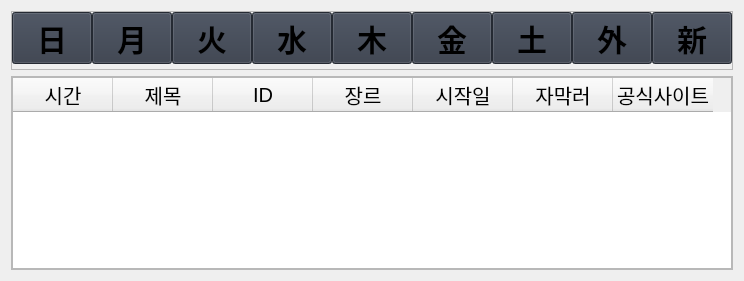
                     <widget class="QWidget" name="anime_schedule">
                      <layout class="QVBoxLayout" name="verticalLayout_20">
                       <item>
                        <widget class="QFrame" name="pushButton_week">
                         <property name="sizePolicy">
                          <sizepolicy hsizetype="Preferred" vsizetype="Preferred">
                           <horstretch>0</horstretch>
                           <verstretch>1</verstretch>
                          </sizepolicy>
                         </property>
                         <property name="frameShape">
                          <enum>QFrame::StyledPanel</enum>
                         </property>
                         <property name="frameShadow">
                          <enum>QFrame::Raised</enum>
                         </property>
                         <layout class="QHBoxLayout" name="horizontalLayout_6">
                          <property name="spacing">
                           <number>0</number>
                          </property>
                          <property name="leftMargin">
                           <number>0</number>
                          </property>
                          <property name="topMargin">
                           <number>0</number>
                          </property>
                          <property name="rightMargin">
                           <number>0</number>
                          </property>
                          <property name="bottomMargin">
                           <number>5</number>
                          </property>
                          <item>
                           <widget class="QPushButton" name="pushButton_sun">
                            <property name="sizePolicy">
                             <sizepolicy hsizetype="Minimum" vsizetype="Expanding">
                              <horstretch>0</horstretch>
                              <verstretch>0</verstretch>
                             </sizepolicy>
                            </property>
                            <property name="font">
                             <font>
                              <family>Segoe UI</family>
                              <pointsize>-1</pointsize>
                              <weight>75</weight>
                              <italic>false</italic>
                              <bold>true</bold>
                             </font>
                            </property>
                            <property name="styleSheet">
                             <string notr="true">background-color: rgb(52, 59, 72);
font-size: 30px; font-weight: bold;
</string>
                            </property>
                            <property name="text">
                             <string>日</string>
                            </property>
                           </widget>
                          </item>
                          <item>
                           <widget class="QPushButton" name="pushButton_mon">
                            <property name="sizePolicy">
                             <sizepolicy hsizetype="Minimum" vsizetype="Expanding">
                              <horstretch>0</horstretch>
                              <verstretch>0</verstretch>
                             </sizepolicy>
                            </property>
                            <property name="font">
                             <font>
                              <family>Segoe UI</family>
                              <pointsize>-1</pointsize>
                              <weight>75</weight>
                              <italic>false</italic>
                              <bold>true</bold>
                             </font>
                            </property>
                            <property name="styleSheet">
                             <string notr="true">background-color: rgb(52, 59, 72);
font-size: 30px; font-weight: bold;</string>
                            </property>
                            <property name="text">
                             <string>月</string>
                            </property>
                           </widget>
                          </item>
                          <item>
                           <widget class="QPushButton" name="pushButton_tue">
                            <property name="sizePolicy">
                             <sizepolicy hsizetype="Minimum" vsizetype="Expanding">
                              <horstretch>0</horstretch>
                              <verstretch>0</verstretch>
                             </sizepolicy>
                            </property>
                            <property name="font">
                             <font>
                              <family>Segoe UI</family>
                              <pointsize>-1</pointsize>
                              <weight>75</weight>
                              <italic>false</italic>
                              <bold>true</bold>
                             </font>
                            </property>
                            <property name="styleSheet">
                             <string notr="true">background-color: rgb(52, 59, 72);
font-size: 30px; font-weight: bold;</string>
                            </property>
                            <property name="text">
                             <string>火</string>
                            </property>
                           </widget>
                          </item>
                          <item>
                           <widget class="QPushButton" name="pushButton_wed">
                            <property name="sizePolicy">
                             <sizepolicy hsizetype="Minimum" vsizetype="Expanding">
                              <horstretch>0</horstretch>
                              <verstretch>0</verstretch>
                             </sizepolicy>
                            </property>
                            <property name="font">
                             <font>
                              <family>Segoe UI</family>
                              <pointsize>-1</pointsize>
                              <weight>75</weight>
                              <italic>false</italic>
                              <bold>true</bold>
                             </font>
                            </property>
                            <property name="styleSheet">
                             <string notr="true">background-color: rgb(52, 59, 72);
font-size: 30px; font-weight: bold;</string>
                            </property>
                            <property name="text">
                             <string>水</string>
                            </property>
                           </widget>
                          </item>
                          <item>
                           <widget class="QPushButton" name="pushButton_thu">
                            <property name="sizePolicy">
                             <sizepolicy hsizetype="Minimum" vsizetype="Expanding">
                              <horstretch>0</horstretch>
                              <verstretch>0</verstretch>
                             </sizepolicy>
                            </property>
                            <property name="font">
                             <font>
                              <family>Segoe UI</family>
                              <pointsize>-1</pointsize>
                              <weight>75</weight>
                              <italic>false</italic>
                              <bold>true</bold>
                             </font>
                            </property>
                            <property name="styleSheet">
                             <string notr="true">background-color: rgb(52, 59, 72);
font-size: 30px; font-weight: bold;</string>
                            </property>
                            <property name="text">
                             <string>木</string>
                            </property>
                           </widget>
                          </item>
                          <item>
                           <widget class="QPushButton" name="pushButton_fri">
                            <property name="sizePolicy">
                             <sizepolicy hsizetype="Minimum" vsizetype="Expanding">
                              <horstretch>0</horstretch>
                              <verstretch>0</verstretch>
                             </sizepolicy>
                            </property>
                            <property name="font">
                             <font>
                              <family>Segoe UI</family>
                              <pointsize>-1</pointsize>
                              <weight>75</weight>
                              <italic>false</italic>
                              <bold>true</bold>
                             </font>
                            </property>
                            <property name="styleSheet">
                             <string notr="true">background-color: rgb(52, 59, 72);
font-size: 30px; font-weight: bold;</string>
                            </property>
                            <property name="text">
                             <string>金</string>
                            </property>
                           </widget>
                          </item>
                          <item>
                           <widget class="QPushButton" name="pushButton_sat">
                            <property name="sizePolicy">
                             <sizepolicy hsizetype="Minimum" vsizetype="Expanding">
                              <horstretch>0</horstretch>
                              <verstretch>0</verstretch>
                             </sizepolicy>
                            </property>
                            <property name="font">
                             <font>
                              <family>Segoe UI</family>
                              <pointsize>-1</pointsize>
                              <weight>75</weight>
                              <italic>false</italic>
                              <bold>true</bold>
                             </font>
                            </property>
                            <property name="styleSheet">
                             <string notr="true">background-color: rgb(52, 59, 72);
font-size: 30px; font-weight: bold;</string>
                            </property>
                            <property name="text">
                             <string>土</string>
                            </property>
                           </widget>
                          </item>
                          <item>
                           <widget class="QPushButton" name="pushButton_extra">
                            <property name="sizePolicy">
                             <sizepolicy hsizetype="Minimum" vsizetype="Expanding">
                              <horstretch>0</horstretch>
                              <verstretch>0</verstretch>
                             </sizepolicy>
                            </property>
                            <property name="font">
                             <font>
                              <family>Segoe UI</family>
                              <pointsize>-1</pointsize>
                              <weight>75</weight>
                              <italic>false</italic>
                              <bold>true</bold>
                             </font>
                            </property>
                            <property name="styleSheet">
                             <string notr="true">background-color: rgb(52, 59, 72);
font-size: 30px; font-weight: bold;</string>
                            </property>
                            <property name="text">
                             <string>外</string>
                            </property>
                           </widget>
                          </item>
                          <item>
                           <widget class="QPushButton" name="pushButton_new">
                            <property name="sizePolicy">
                             <sizepolicy hsizetype="Minimum" vsizetype="Expanding">
                              <horstretch>0</horstretch>
                              <verstretch>0</verstretch>
                             </sizepolicy>
                            </property>
                            <property name="font">
                             <font>
                              <family>Segoe UI</family>
                              <pointsize>-1</pointsize>
                              <weight>75</weight>
                              <italic>false</italic>
                              <bold>true</bold>
                             </font>
                            </property>
                            <property name="styleSheet">
                             <string notr="true">background-color: rgb(52, 59, 72);
font-size: 30px; font-weight: bold;</string>
                            </property>
                            <property name="text">
                             <string>新</string>
                            </property>
                           </widget>
                          </item>
                         </layout>
                        </widget>
                       </item>
                       <item>
                        <widget class="QFrame" name="anime_time">
                         <property name="sizePolicy">
                          <sizepolicy hsizetype="Preferred" vsizetype="Expanding">
                           <horstretch>0</horstretch>
                           <verstretch>5</verstretch>
                          </sizepolicy>
                         </property>
                         <property name="minimumSize">
                          <size>
                           <width>0</width>
                           <height>0</height>
                          </size>
                         </property>
                         <property name="styleSheet">
                          <string notr="true"/>
                         </property>
                         <property name="frameShape">
                          <enum>QFrame::StyledPanel</enum>
                         </property>
                         <property name="frameShadow">
                          <enum>QFrame::Raised</enum>
                         </property>
                         <layout class="QHBoxLayout" name="horizontalLayout_7">
                          <property name="spacing">
                           <number>0</number>
                          </property>
                          <property name="leftMargin">
                           <number>0</number>
                          </property>
                          <property name="topMargin">
                           <number>0</number>
                          </property>
                          <property name="rightMargin">
                           <number>0</number>
                          </property>
                          <property name="bottomMargin">
                           <number>0</number>
                          </property>
                          <item>
                           <widget class="QTableWidget" name="anime_time_table">
                            <property name="styleSheet">
                             <string notr="true">font-size: 20px; 
</string>
                            </property>
                            <property name="frameShape">
                             <enum>QFrame::StyledPanel</enum>
                            </property>
                            <property name="frameShadow">
                             <enum>QFrame::Sunken</enum>
                            </property>
                            <property name="dragEnabled">
                             <bool>false</bool>
                            </property>
                            <attribute name="horizontalHeaderHighlightSections">
                             <bool>true</bool>
                            </attribute>
                            <attribute name="horizontalHeaderShowSortIndicator" stdset="0">
                             <bool>false</bool>
                            </attribute>
                            <column>
                             <property name="text">
                              <string>시간</string>
                             </property>
                            </column>
                            <column>
                             <property name="text">
                              <string>제목</string>
                             </property>
                            </column>
                            <column>
                             <property name="text">
                              <string>ID</string>
                             </property>
                            </column>
                            <column>
                             <property name="text">
                              <string>장르</string>
                             </property>
                            </column>
                            <column>
                             <property name="text">
                              <string>시작일</string>
                             </property>
                            </column>
                            <column>
                             <property name="text">
                              <string>자막러</string>
                             </property>
                            </column>
                            <column>
                             <property name="text">
                              <string>공식사이트</string>
                             </property>
                            </column>
                           </widget>
                          </item>
                         </layout>
                        </widget>
                       </item>
                      </layout>
                     </widget>
